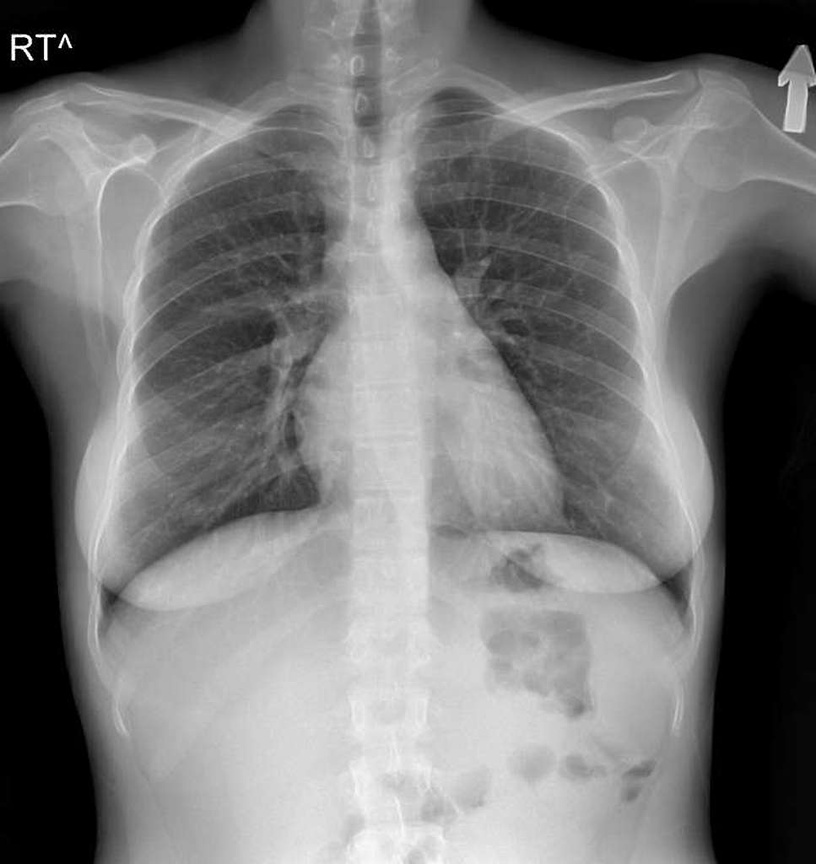
#> input picture img/xray.jpeg, 816 x 864 px, shrunk from 967 x 1024 before the run; the run also reads 1 picture not shown here
$ python performance.py
#> lines starting #> are read from the running program, lines starting #| are printed output that depends on the picture
import cv2 as cv
import numpy as np
import math
import matplotlib.pyplot as plt


chosenImg = "xray.jpeg"

originalImg = cv.imread("img/" + chosenImg, 0)
#> originalImg is the input picture: shape (864, 816); min 0, max 255, mean 118.6
alteredImg = cv.imread("stegoImg/" + chosenImg, 0)

# Compute mean squared error with: https://www.pyimagesearch.com/2014/09/15/python-compare-two-images/
mse = np.sum((originalImg.astype("float") - alteredImg.astype("float")) ** 2)
#> mse = 241106
mse /= float(originalImg.shape[0] * originalImg.shape[1])
#> mse = 0.342

# Compute peak signal to noise ratio with:
PIXEL_MAX = 255.0
if mse == 0:
    psnr = 100
else:
    psnr = 20 * math.log10(PIXEL_MAX / math.sqrt(mse))
#> psnr = 52.79

# Display the images and results from: https://www.pyimagesearch.com/2014/09/15/python-compare-two-images/
# setup the figure
fig = plt.figure(chosenImg)
plt.suptitle("MSE: %.2f, PSNR: %.2f" % (mse, psnr))
# show first image
ax = fig.add_subplot(1, 2, 1)
plt.imshow(originalImg, cmap = plt.cm.gray)
plt.axis("off")
# show the second image
ax = fig.add_subplot(1, 2, 2)
plt.imshow(alteredImg, cmap = plt.cm.gray)
plt.axis("off")
# show the images
plt.show()
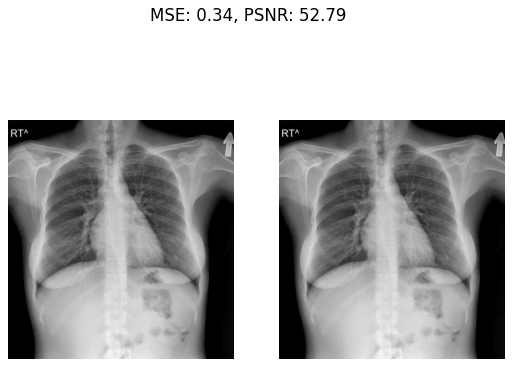
#> figure drawn by matplotlib, 2 panels
